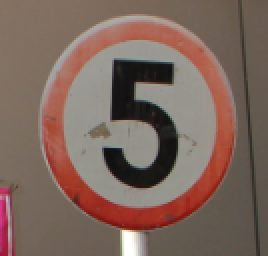
#> input picture 000_0001.png, 134 x 128 px (shown 2 times larger)
$ jupyter execute Untitled.ipynb
#> lines starting #> are read from the running program, lines starting #| are printed output that depends on the picture
# Import this is the

[cell 1]
import sys
# Python 3.7 is required
assert sys.version_info >= (3,7)

import cv2 as cv
import numpy as np
import matplotlib.pyplot as plt #To show color based segmentation and plot some histogram as well

# These libraries provide the functionalities you need for the plot.
from mpl_toolkits.mplot3d import Axes3D #To plot the 3D
#from matplotlib import cm #This one is actually not needed
from matplotlib import colors
from matplotlib.colors import hsv_to_rgb

# Make sure that optimization is enabled
if not cv.useOptimized():
    cv.setUseOptimized(True)

cv.useOptimized()

# RGB_HexCode to HSV

1. Color Source
<br>
`http://www.workwithcolor.com/green-color-hue-range-01.htm`
2. Link Given in Tutorial 6
<br>
`https://codebeautify.org/hex-to-hsv-converter`

[cell 2]
#HSV before convert
#Red Color
low_red = (0, 0.2049, 0.9569) #HexCode: #F4C2C2
high_red = (0, 1, 0.8) #HexCode: #CC0000

#Blue Color
low_blue = (0.6667, 0.2, 1) #HexCode: #CCCCFF
high_blue = (0.6667, 1, 0.6118) #HexCode: #00009C

#Yellow Color
low_yellow = (0.1667, 0.4071, 0.9922) #HexCode: #FDFD96
high_yellow = (0.1638, 1, 0.9020) #HexCode: #E6E200

[cell 3]
#Converted to HSV
# H x 128
# S x 256
# V x 256
#Red Color
low_red_hsv = (0, 52, 244)
high_red_hsv = (0, 256, 204)

#Blue Color
low_blue_hsv = (85, 51, 256)
high_blue_hsv = (85, 256, 156)

#Yellow Color
low_yellow_hsv = (21, 104, 254)
high_yellow_hsv = (20, 256, 230)

[cell 4]
#Red
lo_red_square = np.full((10, 10, 3), low_red_hsv, dtype = np.uint8)/255.0
do_red_square = np.full((10, 10, 3), high_red_hsv, dtype = np.uint8)/255.0
#Blue
lo_blue_square = np.full((10, 10, 3), low_blue_hsv, dtype = np.uint8)/255.0
do_blue_square = np.full((10, 10, 3), high_blue_hsv, dtype = np.uint8)/255.0
#Yellow
lo_yellow_square = np.full((10, 10, 3), low_yellow_hsv, dtype = np.uint8)/255.0
do_yellow_square = np.full((10, 10, 3), high_yellow_hsv, dtype = np.uint8)/255.0

#Red
plt.subplot(3, 2, 1)
plt.imshow(hsv_to_rgb(lo_red_square))
plt.subplot(3, 2, 2)
plt.imshow(hsv_to_rgb(do_red_square))
plt.subplot(3, 2, 3)
#Blue
plt.imshow(hsv_to_rgb(lo_blue_square))
plt.subplot(3, 2, 4)
plt.imshow(hsv_to_rgb(do_blue_square))
plt.subplot(3, 2, 5)
#Yellow
plt.imshow(hsv_to_rgb(lo_yellow_square))
plt.subplot(3, 2, 6)
plt.imshow(hsv_to_rgb(do_yellow_square))
plt.show()
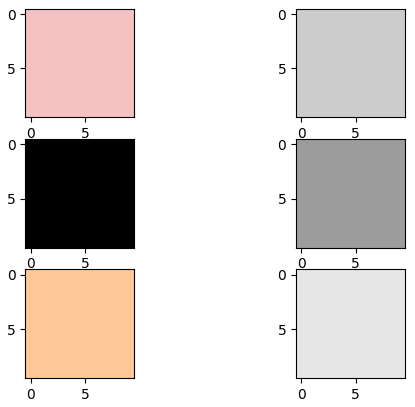
#> figure drawn by matplotlib, 6 panels

#All do_square are gray?
#Only lo_blue_square is black?

# Load the Image Sources

[cell 5]
img = cv.imread('000_0001.png')
#> img is the input picture: shape (128, 134, 3); mean B, G, R 92.6, 102.5, 125.1
img_hsv = cv.cvtColor(img, cv.COLOR_BGR2HSV)
#> img_hsv: shape (128, 134, 3); mean H, S, V 19.8, 63.3, 125.3

cv.imshow('IMG', img_hsv)
cv.waitKey(0)
cv.destroyAllWindows()

[cell 6]
mask = cv.inRange(img_hsv, low_red_hsv, high_red_hsv)
#> mask: shape (128, 134); every value is 0
res = cv.bitwise_and(img, img, mask = mask)
#> res: shape (128, 134, 3); every value is 0

plt.subplot(1,2,1)
plt.imshow(mask, cmap = 'gray')
plt.subplot(1,2,2)
plt.imshow(res)
plt.show()
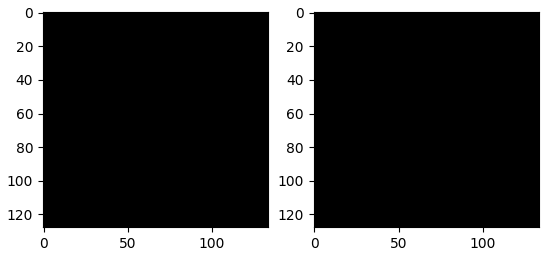
#> figure drawn by matplotlib, 2 panels

[cell 7]
r, g, b = cv.split(img)
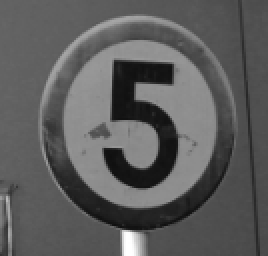
#> r: shape (128, 134) (shown 2 times larger); min 15, max 255, mean 92.6
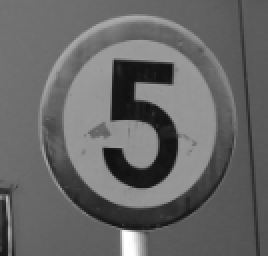
#> g: shape (128, 134) (shown 2 times larger); min 16, max 255, mean 102.5
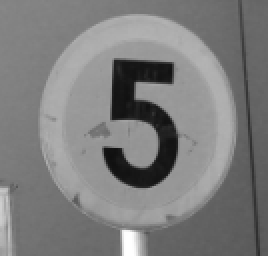
#> b: shape (128, 134) (shown 2 times larger); min 15, max 255, mean 125.1
fig = plt.figure()
axis = fig.add_subplot(1, 1, 1, projection = "3d")

pixel_colors = img.reshape((img.shape[0]*img.shape[1], 3))
norm = colors.Normalize(vmin = -1., vmax=1.)
norm.autoscale(pixel_colors)
pixel_colors = norm(pixel_colors).tolist()
#> pixel_colors = 17152 items, first 6: [0.346, 0.412, 0.483], [0.346, 0.417, 0.488], [0.342, 0.408, 0.479], [0.346, 0.412, 0.483], [0.35, 0.417, 0.488], [0.346, 0.412, 0.483]

axis.scatter(b.flatten(), g.flatten(), r.flatten(), facecolors = pixel_colors,
            marker = ".")
axis.set_xlabel('Blue')
axis.set_ylabel('Green')
axis.set_zlabel('Red')
plt.show()
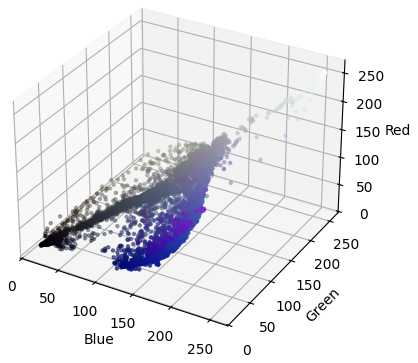
#> figure drawn by matplotlib, 1 panel

[cell 8]
img_hsv = cv.cvtColor(img, cv.COLOR_RGB2HSV)
#> img_hsv: shape (128, 134, 3); mean H, S, V 104, 63.3, 125.3

h, s, v = cv.split(img_hsv)
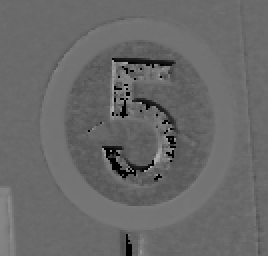
#> h: shape (128, 134) (shown 2 times larger); min 0, max 176, mean 104
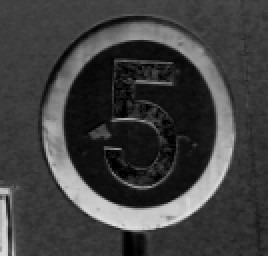
#> s: shape (128, 134) (shown 2 times larger); min 0, max 224, mean 63.3
fig = plt.figure()
axis = fig.add_subplot(1, 1, 1, projection = "3d")

axis.scatter(h.flatten(), s.flatten(), v.flatten(), facecolors = pixel_colors,
            marker = ".")
axis.set_xlabel("Hue")
axis.set_ylabel("Saturation")
axis.set_zlabel("Value")
plt.show()
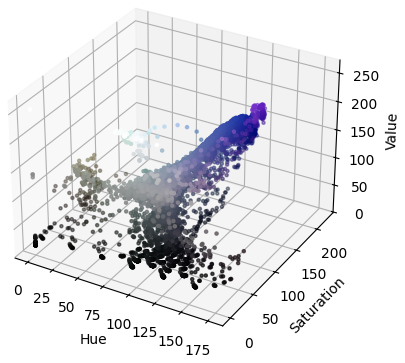
#> figure drawn by matplotlib, 1 panel
